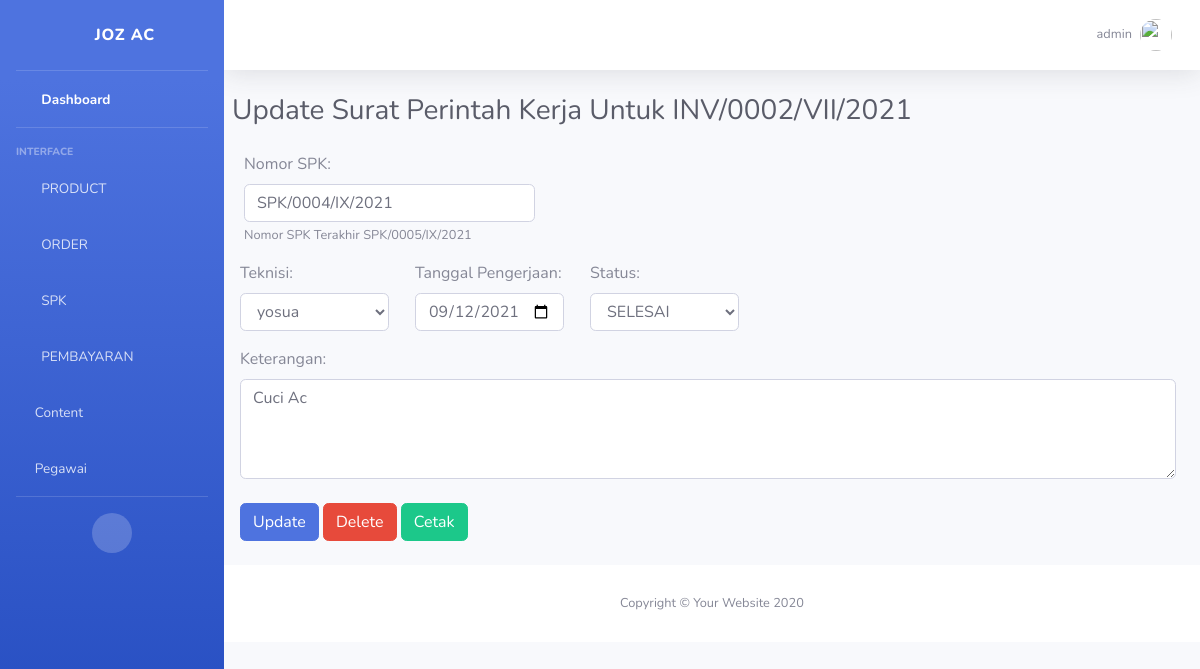
The page /spk/admin/update/spk0004ix2021-yosua/ (signed in) on the database its author committed.
### account/models.py (models this page shows)
class Account(AbstractBaseUser, PermissionsMixin):
	jabatanChoice        = [
	('ADMIN','ADMIN'),
	('TEKNISI','TEKNISI'),
	]
	username 	= models.CharField(max_length=20, unique=True)
	jabatan 	= models.CharField(choices=jabatanChoice, max_length=8)
	date_joined = models.DateTimeField(auto_now_add=True)
	last_login 	= models.DateTimeField(auto_now=True)
	is_active = models.BooleanField(default=True)
	is_staff = models.BooleanField(default=True)
	is_superuser = models.BooleanField(default=False)
	is_admin	= models.BooleanField(default=True)
	objects = AccountManage()
	USERNAME_FIELD = 'username'
	REQUIRED_FIELDS = []
	def __str__(self):
		return self.username
	class Meta:
		verbose_name = 'Account'
		verbose_name_plural = 'Account'

### SPK_teknisi/models.py (models this page shows, shortened)
class SPKModel(models.Model):
    statusChoice        = [
        ('PENDING','ON PROGRESS'),
        ('CANCEL','CANCEL'),
        ('SELESAI','SELESAI'),
    ]
    no_SPK			= models.CharField(max_length=30, verbose_name='Nomor SPK', blank=True, unique=True)
    tgl_input		= models.DateField(auto_now=True, verbose_name='Tanggal Input')
    teknisi			= models.ForeignKey(settings.AUTH_USER_MODEL, on_delete=models.SET_NULL, related_name='teknisiUser', verbose_name='Teknisi', null=True)
    pesanan		    = models.OneToOneField(InvoiceModel, related_name='SPK', on_delete=models.SET_NULL, verbose_name='Invoice', null=True)
    tgl_pengerjaan	= models.DateField(verbose_name='Tanggal Pengerjaan')
    keterangan		= models.TextField(verbose_name='Keterangan')
    status			= models.CharField(choices=statusChoice, max_length=10, default='PENDING')
    slug_SPK		= models.SlugField()
    class Meta:
        verbose_name='Surat Perintah Kerja'
        verbose_name_plural='Surat Perintah Kerja'
    def __str__(self):
    	return self.no_SPK

### pesanan/models.py (models this page shows, shortened)
class InvoiceModel(models.Model):
    statusChoise = [
    ('LUNAS','LUNAS'),
    ('BELUM', 'BELUM LUNAS'),
    ]
    Invoice             = models.CharField(max_length=20, verbose_name='Nomor Invoice')
    clientINV           = models.OneToOneField(ClientModel, blank=True, null=True, related_name='InvoiceClient', verbose_name='Invoice Client', on_delete=models.SET_NULL)
    statusPembayaran    = models.CharField(choices=statusChoise, max_length=20, default='BELUM')
    Keterangan          = models.TextField()
    tanggal			    = models.DateField(auto_now=True, editable=False, verbose_name='Tanggal')
    totalInvoice	    = models.PositiveIntegerField(default=0, verbose_name='Total Pembayaran')
    slug_Invoice	    = models.SlugField()
    class Meta:
        verbose_name='Invoice'
        verbose_name_plural='Invoice'
    def __str__(self):
    	return f"{self.Invoice}"

### SPK_teknisi/views.py (the view)
# urls.py: path('admin/update/<slug:slug>/', SPK_Update.as_view(), name='update'),
class SPK_Update(LoginRequiredMixin, UpdateView):
	login_url = reverse_lazy('account:login')
	model = SPKModel
	template_name = 'SPK_teknisi/update.html'
	form_class = SPK_Form
	success_url = reverse_lazy('spk:invoiceView')
	slug_url_kwarg = 'slug'
	slug_field = 'slug_SPK'
	extra_context = {
	'lastSPK': model.objects.all().last()
	}

### SPK_teknisi/forms.py
class SPK_Form(forms.ModelForm):
    class Meta:
        model = SPKModel
        fields = ('no_SPK', 'teknisi', 'pesanan', 'tgl_pengerjaan', 'keterangan', 'status')
        widgets={
            'no_SPK':forms.TextInput(attrs={
                'class':"form-control",
                'onchange':"SPK_Value(this.value)",
                }),
            'keterangan': forms.Textarea(attrs={
                'class':"form-control",
                'style': 'height: 100px',
                }),
        	'teknisi': forms.Select(attrs={
        		'class':"form-control",
        		}),
        	'tgl_pengerjaan':forms.DateInput(attrs={
        		'class':"datepicker form-control",
                'type':"date"
        		}),
            'status':forms.Select(attrs={
                'class':"form-control",
                }),
            'pesanan':forms.HiddenInput(),
        }
    def __init__(self, *args, **kwargs):
        super().__init__(*args, **kwargs)
        self.fields['teknisi'].queryset = Account.objects.filter(jabatan='TEKNISI')

### SPK_teknisi/templates/SPK_teknisi/update.html (shortened to what this page needs)
{% extends "admin/base_admin.html" %}
{% load static %}
{% block Content %}
<div class="container-fluid pr-auto pl-2">
	<div class="d-sm-flex align-items-center justify-content-between mb-4">
        <h1 class="h3 mb-0 text-gray-800">Update Surat Perintah Kerja Untuk {{object.pesanan}}</h1>
    </div>
    <form method="post" autocomplete="off">
    	<div class="col-md-4 mb-3">
			{{form.no_SPK.label_tag}}
			{{form.no_SPK}}
			<small id="id_no_SPK" class="form-text text-muted">Nomor SPK Terakhir {{lastSPK}}</small>
		</div>
    	<div class="form-row">
    		<div class="col-sm-2 mb-3 ml-2">
    			{{form.teknisi.label_tag}}
    			{{form.teknisi}}
    		</div>
    		<div class="col-sm-2 mb-2 ml-3">
    			{{form.tgl_pengerjaan.label_tag}}
    			{{form.tgl_pengerjaan}}
    		</div>
    		<div class="col-sm-2 mb-2 ml-3">
	    		{{form.status.label_tag}}
	    		{{form.status}}
    		</div>
    	</div>
    	<div class="ml-2">
    		{{form.keterangan.label_tag}}
    		{{form.keterangan}}
    	</div>
    	<button type="submit" class="btn btn-primary my-4 ml-2">Update</button>
    	<button type="button" class="btn btn-danger buttonSubmit" data-toggle="modal" data-target="#exampleModal">
			   Delete
		  </button>
      <a class="btn btn-success" href="{% url "spk:cetakPDF" slug=object.slug_SPK%}" target="_blank">Cetak</a>
    </form>
</div>
{% endblock Content %}

### templates/admin/include/topBar.html (shortened to what this page needs)
{% load static %}
                <nav class="navbar navbar-expand navbar-light bg-white topbar mb-4 static-top shadow">
                    <ul class="navbar-nav ml-auto">
                        <li class="nav-item dropdown no-arrow">
                            <a class="nav-link dropdown-toggle" href="#" id="userDropdown" role="button"
                                data-toggle="dropdown" aria-haspopup="true" aria-expanded="false">
                                <span class="mr-2 d-none d-lg-inline text-gray-600 small">{{request.user}}</span>
                                <img class="img-profile rounded-circle" src="{% static "img/undraw_profile.svg" %}">
                            </a>
                        </li>
                    </ul>
                </nav>

### rows shown on the page
Account: user "admin"
SPKModel: pesanan "INV/0002/VII/2021", no_SPK "SPK/0004/IX/2021", teknisi "yosua", tgl_pengerjaan "09/12/2021", status "SELESAI", keterangan "Cuci Ac"
SPKModel: no_SPK "SPK/0005/IX/2021"
